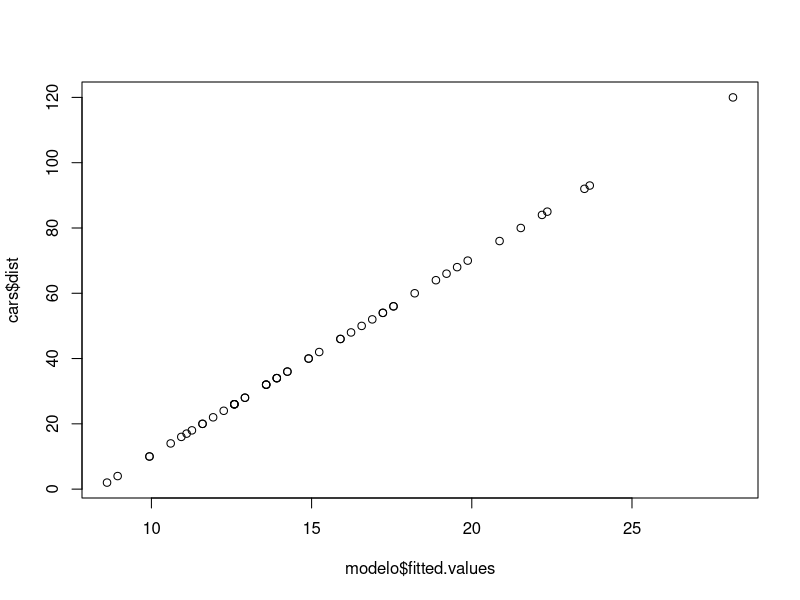

Recreate this plot in R.

# linear simples
modelo <- lm(speed ~ dist, data = cars)
modelo

modelo$coefficients

modelo$residuals


plot(modelo$fitted.values, cars$dist)








